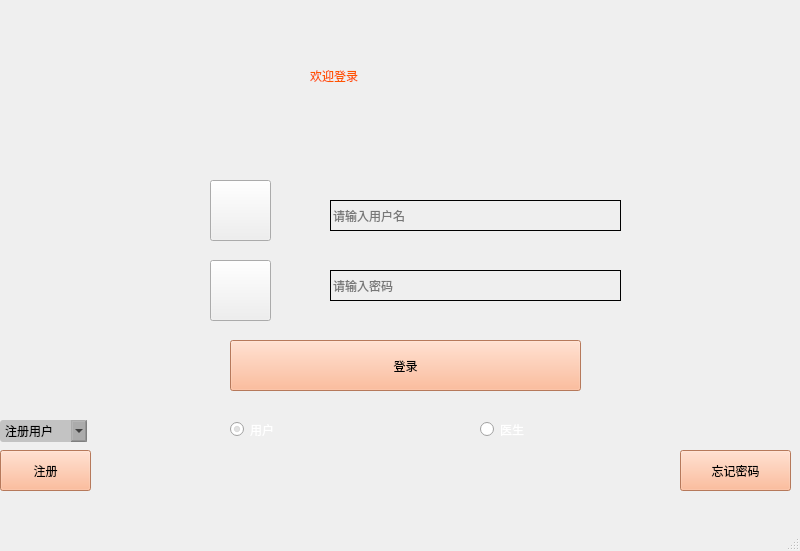
<?xml version="1.0" encoding="UTF-8"?>
<ui version="4.0">
 <class>login</class>
 <widget class="QMainWindow" name="login">
  <property name="geometry">
   <rect>
    <x>0</x>
    <y>0</y>
    <width>800</width>
    <height>551</height>
   </rect>
  </property>
  <property name="windowTitle">
   <string>MainWindow</string>
  </property>
  <widget class="QWidget" name="centralwidget">
   <widget class="QWidget" name="widget" native="true">
    <property name="geometry">
     <rect>
      <x>0</x>
      <y>0</y>
      <width>801</width>
      <height>501</height>
     </rect>
    </property>
    <property name="styleSheet">
     <string notr="true">#widget{
	border-image: url(:/IMG_2027.JPG);
}</string>
    </property>
    <widget class="QPushButton" name="pushButton_2">
     <property name="geometry">
      <rect>
       <x>210</x>
       <y>180</y>
       <width>61</width>
       <height>61</height>
      </rect>
     </property>
     <property name="styleSheet">
      <string notr="true">border-image: url(:/Chh5.png);</string>
     </property>
     <property name="text">
      <string/>
     </property>
    </widget>
    <widget class="QPushButton" name="PasswordPushButton">
     <property name="geometry">
      <rect>
       <x>210</x>
       <y>260</y>
       <width>61</width>
       <height>61</height>
      </rect>
     </property>
     <property name="styleSheet">
      <string notr="true">border-image: url(:/594b8af4c6fcb.png);</string>
     </property>
     <property name="text">
      <string/>
     </property>
    </widget>
    <widget class="QLineEdit" name="NameLineEdit">
     <property name="geometry">
      <rect>
       <x>330</x>
       <y>200</y>
       <width>291</width>
       <height>31</height>
      </rect>
     </property>
     <property name="styleSheet">
      <string notr="true">font: 14pt &quot;Arial&quot;;
color: rgb(0, 0, 0);
background:transparent;border-width:1;border-style:outset</string>
     </property>
     <property name="placeholderText">
      <string>请输入用户名</string>
     </property>
    </widget>
    <widget class="QLineEdit" name="PasswordLineEdit">
     <property name="geometry">
      <rect>
       <x>330</x>
       <y>270</y>
       <width>291</width>
       <height>31</height>
      </rect>
     </property>
     <property name="styleSheet">
      <string notr="true">font: 14pt &quot;Arial&quot;;
color: rgb(0, 0, 0);
background:transparent;border-width:1;border-style:outset</string>
     </property>
     <property name="echoMode">
      <enum>QLineEdit::Password</enum>
     </property>
     <property name="placeholderText">
      <string>请输入密码</string>
     </property>
    </widget>
    <widget class="QPushButton" name="pushButton">
     <property name="geometry">
      <rect>
       <x>230</x>
       <y>340</y>
       <width>351</width>
       <height>51</height>
      </rect>
     </property>
     <property name="styleSheet">
      <string notr="true">font: 16pt &quot;Arial&quot;;
color: rgb(0, 0, 0);
background-color: rgb(255, 170, 127);</string>
     </property>
     <property name="text">
      <string>登录</string>
     </property>
    </widget>
    <widget class="QPushButton" name="RegistrationPushbutton">
     <property name="geometry">
      <rect>
       <x>0</x>
       <y>450</y>
       <width>91</width>
       <height>41</height>
      </rect>
     </property>
     <property name="styleSheet">
      <string notr="true">font: 16pt &quot;Arial&quot;;
color: rgb(0, 0, 0);
background-color: rgb(255, 170, 127);</string>
     </property>
     <property name="text">
      <string>注册</string>
     </property>
    </widget>
    <widget class="QPushButton" name="RegistrationPushbutton_2">
     <property name="geometry">
      <rect>
       <x>680</x>
       <y>450</y>
       <width>111</width>
       <height>41</height>
      </rect>
     </property>
     <property name="styleSheet">
      <string notr="true">font: 16pt &quot;Arial&quot;;
color: rgb(0, 0, 0);
background-color: rgb(255, 170, 127);</string>
     </property>
     <property name="text">
      <string>忘记密码</string>
     </property>
    </widget>
    <widget class="QComboBox" name="comboBox">
     <property name="geometry">
      <rect>
       <x>0</x>
       <y>420</y>
       <width>87</width>
       <height>22</height>
      </rect>
     </property>
     <property name="styleSheet">
      <string notr="true">
background-color: rgb(145, 145, 145,120);
border-radius:3px;
</string>
     </property>
     <item>
      <property name="text">
       <string>注册用户</string>
      </property>
     </item>
     <item>
      <property name="text">
       <string>注册医生</string>
      </property>
     </item>
    </widget>
    <widget class="QRadioButton" name="userRadioButton">
     <property name="geometry">
      <rect>
       <x>230</x>
       <y>420</y>
       <width>115</width>
       <height>19</height>
      </rect>
     </property>
     <property name="styleSheet">
      <string notr="true">color: rgb(255, 255, 255);
font: 10pt &quot;04b_21&quot;;</string>
     </property>
     <property name="text">
      <string>用户</string>
     </property>
     <property name="checked">
      <bool>true</bool>
     </property>
    </widget>
    <widget class="QRadioButton" name="doctorRadioButton">
     <property name="geometry">
      <rect>
       <x>480</x>
       <y>420</y>
       <width>115</width>
       <height>19</height>
      </rect>
     </property>
     <property name="styleSheet">
      <string notr="true">color: rgb(255, 255, 255);
font: 10pt &quot;04b_21&quot;;</string>
     </property>
     <property name="text">
      <string>医生</string>
     </property>
    </widget>
    <widget class="QLabel" name="label">
     <property name="geometry">
      <rect>
       <x>310</x>
       <y>50</y>
       <width>161</width>
       <height>51</height>
      </rect>
     </property>
     <property name="styleSheet">
      <string notr="true">color: rgb(255, 85, 0);
font: 24pt &quot;Arial&quot;;</string>
     </property>
     <property name="text">
      <string>欢迎登录</string>
     </property>
    </widget>
   </widget>
  </widget>
  <widget class="QMenuBar" name="menubar">
   <property name="geometry">
    <rect>
     <x>0</x>
     <y>0</y>
     <width>800</width>
     <height>25</height>
    </rect>
   </property>
  </widget>
  <widget class="QStatusBar" name="statusbar"/>
 </widget>
 <resources/>
 <connections/>
</ui>
